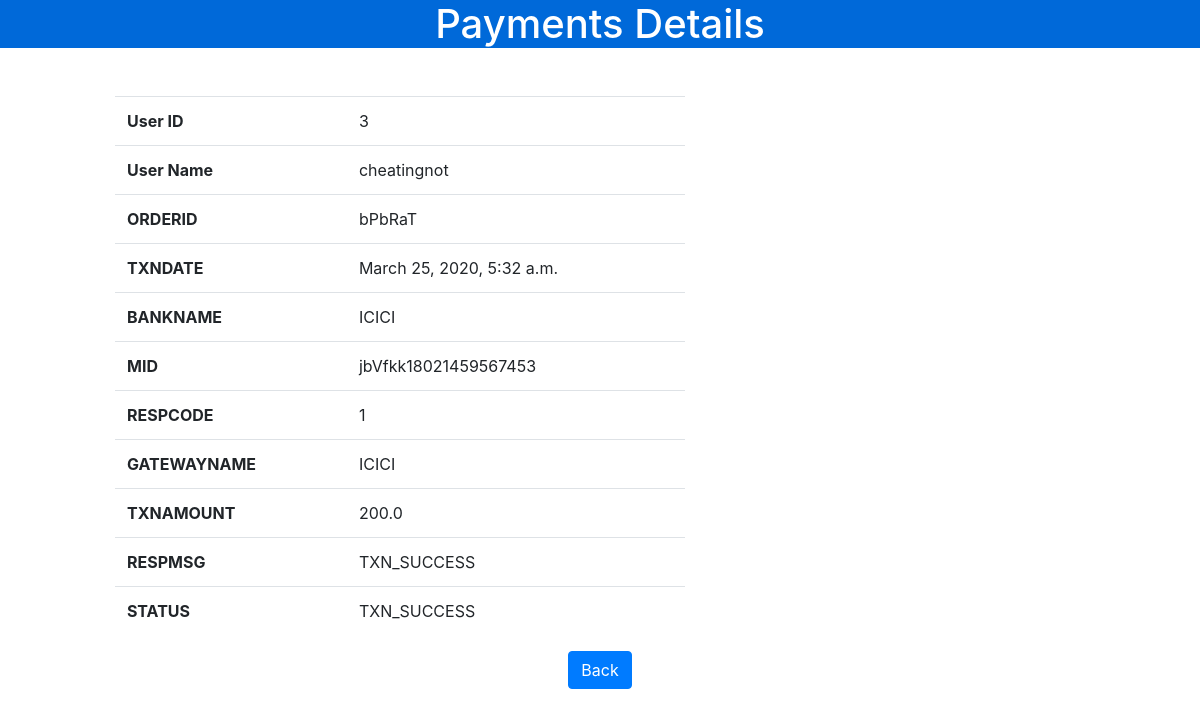
The app's page /Paymentdetail/3, older data.
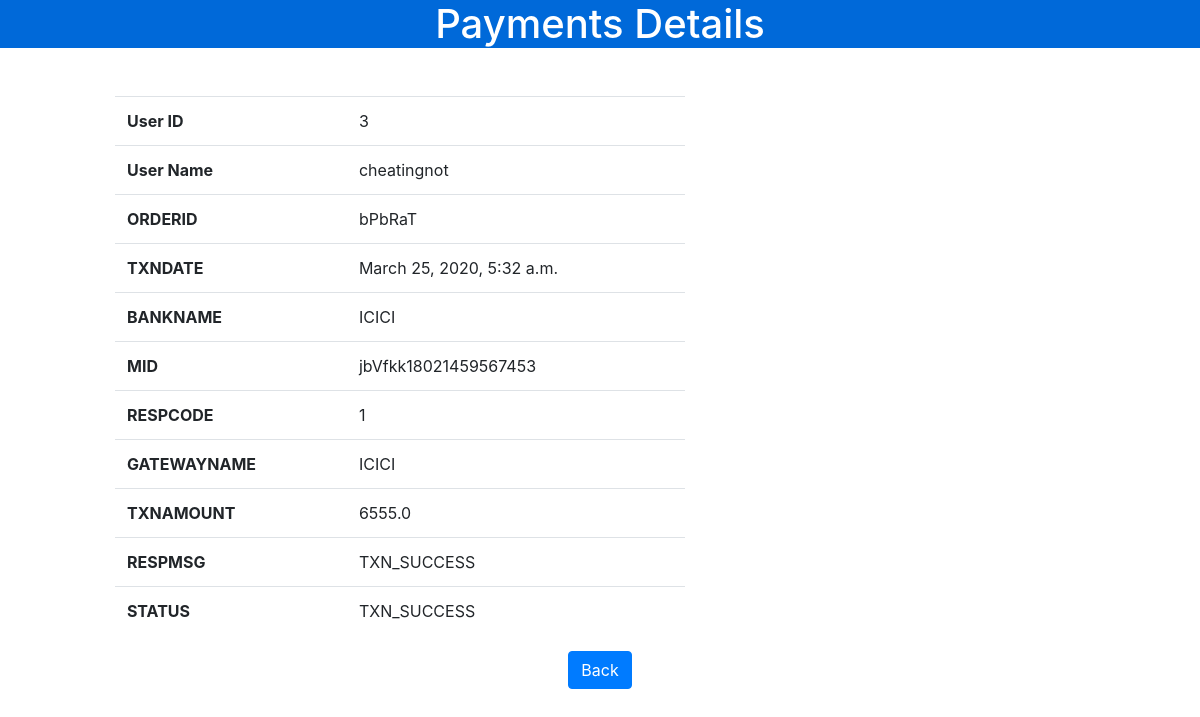
The same page, newer data.
### cheatingdash/models.py (models this page shows, shortened)
class PaytmHistory(models.Model):
    user = models.OneToOneField(settings.AUTH_USER_MODEL, null=True, blank=True, on_delete=models.CASCADE,related_name='rel_payment_paytm')
    ORDERID = models.CharField('ORDER ID', max_length=300)
    TXNDATE = models.DateTimeField('TXN DATE', auto_now_add=True)
    TXNID = models.CharField('TXN ID',max_length=300,null=True, blank=True)
    BANKTXNID = models.CharField('BANK TXN ID',max_length=300, null=True, blank=True)
    BANKNAME = models.CharField('BANK NAME', max_length=50, null=True, blank=True)
    RESPCODE = models.IntegerField('RESP CODE',)
    PAYMENTMODE = models.CharField('PAYMENT MODE', max_length=10, null=True, blank=True)
    CURRENCY = models.CharField('CURRENCY', max_length=4, null=True, blank=True)
    GATEWAYNAME = models.CharField("GATEWAY NAME", max_length=30, null=True, blank=True)
    MID = models.CharField(max_length=100,null=True, blank=True)
    RESPMSG = models.TextField('RESP MSG', max_length=250)
    TXNAMOUNT = models.FloatField('TXN AMOUNT', max_length=250)
    STATUS = models.CharField('STATUS', max_length=12)
    class Meta:
        app_label = 'cheatingdash'

### cheatingdash/views.py (the view)
# urls.py: path('Paymentdetail/<int:id>', views.Paymentdetail, name='Paymentdetail_id'),
def Paymentdetail(request, id):
    user = PaytmHistory.objects.get(id = id)
    return render(request, 'paymentdetails.html', {'user': user})

### templates/paymentdetails.html (shortened to what this page needs)
<!DOCTYPE html>
<html lang="en">
<head>
<link rel="stylesheet" href="https://cdnjs.cloudflare.com/ajax/libs/twitter-bootstrap/4.4.1/css/bootstrap.min.css">
<link rel="stylesheet" href="https://cdnjs.cloudflare.com/ajax/libs/font-awesome/5.11.2/css/all.min.css">
</head>
<body>
<h1 class="text-center btn-primary">Payments Details </h1>
<div class="container-fluid mt-5">
    <div class="row">
        <div class="col-xl-6 offset-xl-1">
            <table class="table">
                <tbody>
                    <tr>
                        <th>User ID</th>
                        <td>{{user.id}}</td>
                    </tr>
                    <tr>
                        <th>User Name</th>
                        <td>{{user.user}}</td>
                    </tr>
                    <tr>
                        <th>ORDERID</th>
                        <td>{{user.ORDERID}}</td>
                    </tr>
                    <tr>
                        <th>TXNDATE</th>
                        <td>{{user.TXNDATE}}</td>
                    </tr>
                    <tr>
                        <th>BANKNAME</th>
                        <td>{{user.BANKNAME}}</td>
                    </tr>
                    <tr>
                        <th>MID</th>
                        <td>{{user.MID}}</td>
                    </tr>
                  <tr>
                        <th>RESPCODE</th>
                        <td>{{user.RESPCODE}}</td>
                    </tr>
                    <tr>
                        <th>GATEWAYNAME</th>
                        <td>{{user.GATEWAYNAME}}</td>
                    </tr>
                    <tr>
                        <th>TXNAMOUNT</th>
                        <td>{{user.TXNAMOUNT}}</td>
                    </tr>
                    <tr>
                        <th>RESPMSG</th>
                        <td>{{user.RESPMSG}}</td>
                    </tr>
                    <tr>
                        <th>STATUS</th>
                        <td>{{user.STATUS}}</td>
                    </tr>
                </tbody>
            </table>
        </div>
    </div>
</div>
<div class="text-center">
    <a href="/paymentStatus" class="btn btn-primary text-center">Back</a>
</div>
</body>
</html>

Row changes from the older to the newer data that the page shows:
changed PaytmHistory "bPbRaT": TXNAMOUNT "200.0" → "6555.0"
